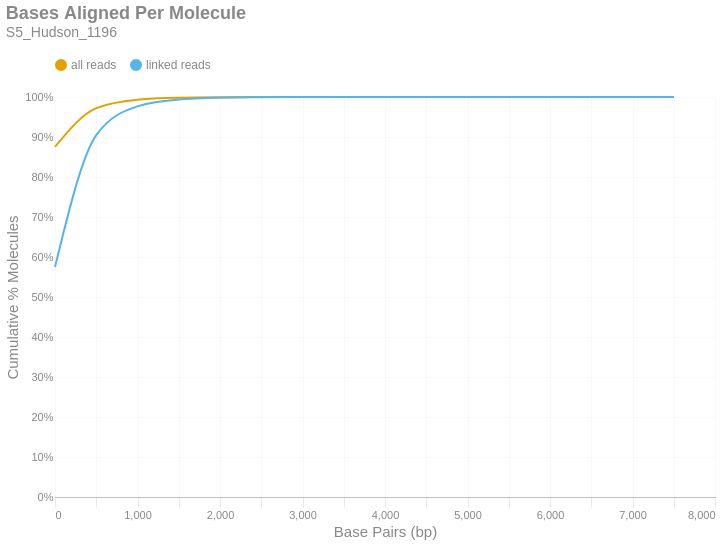

The notebook cell saved with this chart:
### Markdown cell above
### Bases Aligned Per Molecule
This is a cumulative frequency distribution showing the number of base pairs aligned per unique molecule. These data are shown in 500 bp bins. There are two distributions: one with `all reads` (yellow) and another with only `linked reads` (blue). The percent of molecules in the `linked reads` distribution is relative to the total number of linked molecules.

### Code cell
if SKIPLR:
    print_html(f"Skipped")
else:
    binned_df = consolidated_hist(valids['aligned_bp'], mask, 500, True)
    with SafeRender(binned_df):
        (
            density_plot(binned_df, 'Bases Aligned Per Molecule', samplename, 'basesper')
            .encode(
                x=alt.X('bin:Q', title="Base Pairs (bp)").axis(tickMinStep=500).scale(padding=0),
                y=alt.Y('value:Q', title='Cumulative % Molecules')
                    .axis(format='%')
                    .scale(domain = [0,1])
                    .stack(False),
                color=alt.Color("key:N").scale(domain = ["all reads", "linked reads"]),
                tooltip = [
                    alt.Tooltip("key:N", title = "Data Type"),
                    alt.Tooltip("range_label:N", title="Bases Aligned Per Molecule"),
                    alt.Tooltip("value:Q", format = ".2%", title="% Molecules (Cum.)")
                ]
            )
        ).display()

### Figure 1 — Vega-Lite specification as saved in the notebook (floating-point values rounded to 4 significant figures)
{"width": "container", "height": 400, "config": {"title": {"anchor": "start", "dy": -15, "fontSize": 18, "color": "#888888", "subtitleColor": "#888888", "subtitleFontSize": 14}, "arc": {"fill": "#0072B2"}, "axis": {"domainColor": "#888888", "domainWidth": 0.5, "gridWidth": 0.2, "grid": false, "titleFontWeight": 400, "titleFontSize": 15, "labelFontSize": 11, "labelColor": "#888888", "tickColor": "#888888", "tickWidth": 0.2, "titleColor": "#888888"}, "axisBand": {"grid": false}, "axisX": {"grid": true, "tickSize": 10, "domainCap": "round"}, "axisY": {"domain": false, "grid": true, "tickSize": 0, "domainCap": "round"}, "background": "transparent", "header": {"labelFontSize": 15, "labelColor": "#888888", "titleFontSize": 15, "titleFontWeight": 600, "titleColor": "#888888"}, "legend": {"labelFont": "sans-serif", "labelFontSize": 12, "labelColor": "#888888", "symbolSize": 100, "symbolType": "circle", "titleFontSize": 12, "titlePadding": 10, "titleColor": "#888888", "title": null, "orient": "top"}, "range": {"category": ["#E69F00", "#56B4E9", "#009E73", "#F0E442", "#0072B2", "#D55E00", "#CC79A7", "#000000"], "diverging": ["#cfe8f3", "#a2d4ec", "#73bfe2", "#46abdb", "#1696d2", "#12719e"]}, "area": {"fill": "#0072B2", "fillOpacity": 0.7, "line": true, "strokeOpacity": 0.7}, "line": {"color": "#0072B2", "stroke": "#0072B2", "strokeWidth": 2}, "trail": {"color": "#0072B2", "stroke": "#0072B2", "strokeWidth": 0, "size": 1}, "point": {"filled": true, "fillOpacity": 1.0, "size": 95}, "text": {"color": "#888888", "fontSize": 11, "align": "right", "fontWeight": 400, "size": 11}, "bar": {"fill": "#0072B2", "stroke": null}, "view": {"stroke": null, "continuousWidth": 660, "continuousHeight": 400}}, "data": {"name": "data-9e1f1ee9bdda74f93d67b780074d97bf"}, "mark": {"type": "line", "interpolate": "monotone", "point": {"opacity": 0, "size": 275}}, "encoding": {"color": {"field": "key", "scale": {"domain": ["all reads", "linked reads"]}, "type": "nominal"}, "tooltip": [{"field": "key", "title": "Data Type", "type": "nominal"}, {"field": "range_label", "title": "Bases Aligned Per Molecule", "type": "nominal"}, {"field": "value", "format": ".2%", "title": "% Molecules (Cum.)", "type": "quantitative"}], "x": {"axis": {"tickMinStep": 500}, "field": "bin", "scale": {"padding": 0}, "title": "Base Pairs (bp)", "type": "quantitative"}, "y": {"axis": {"format": "%"}, "field": "value", "scale": {"domain": [0, 1]}, "stack": false, "title": "Cumulative % Molecules", "type": "quantitative"}}, "params": [{"name": "param_c36ac31b6afebe62", "select": {"type": "point", "fields": ["key"]}, "bind": "legend"}], "title": {"text": "Bases Aligned Per Molecule", "subtitle": "S5_Hudson_1196"}, "transform": [{"fold": ["all reads (cumsum)", "linked reads (cumsum)"]}, {"calculate": "replace(datum.key, ' (cumsum)', '')", "as": "key"}, {"filter": {"param": "param_c36ac31b6afebe62"}}], "usermeta": {"embedOptions": {"downloadFileName": "S5_Hudson_1196.basesper"}}, "$schema": "https://vega.github.io/schema/vega-lite/v6.1.0.json", "datasets": {"data-9e1f1ee9bdda74f93d67b780074d97bf": [{"bin": "0.0", "interval": "0.0-500.0", "all reads": 0.8755, "linked reads": 0.5748, "all reads (cumsum)": 0.8755, "linked reads (cumsum)": 0.5748, "range_label": "0-499"}, {"bin": "500.0", "interval": "500.0-1000.0", "all reads": 0.09668, "linked reads": 0.3298, "all reads (cumsum)": 0.9722, "linked reads (cumsum)": 0.9047, "range_label": "500-999"}, {"bin": "1000.0", "interval": "1000.0-1500.0", "all reads": 0.02095, "linked reads": 0.07188, "all reads (cumsum)": 0.9932, "linked reads (cumsum)": 0.9766, "range_label": "1000-1499"}, {"bin": "1500.0", "interval": "1500.0-2000.0", "all reads": 0.004948, "linked reads": 0.01698, "all reads (cumsum)": 0.9981, "linked reads (cumsum)": 0.9936, "range_label": "1500-1999"}, {"bin": "2000.0", "interval": "2000.0-2500.0", "all reads": 0.001336, "linked reads": 0.004587, "all reads (cumsum)": 0.9995, "linked reads (cumsum)": 0.9981, "range_label": "2000-2499"}, {"bin": "2500.0", "interval": "2500.0-3000.0", "all reads": 0.0003497, "linked reads": 0.0012, "all reads (cumsum)": 0.9998, "linked reads (cumsum)": 0.9993, "range_label": "2500-2999"}, {"bin": "3000.0", "interval": "3000.0-3500.0", "all reads": 0.0001203, "linked reads": 0.0004129, "all reads (cumsum)": 0.9999, "linked reads (cumsum)": 0.9998, "range_label": "3000-3499"}, {"bin": "3500.0", "interval": "3500.0-4000.0", "all reads": 4.334e-05, "linked reads": 0.0001488, "all reads (cumsum)": 1.0, "linked reads (cumsum)": 0.9999, "range_label": "3500-3999"}, {"bin": "4000.0", "interval": "4000.0-4500.0", "all reads": 1.588e-05, "linked reads": 5.453e-05, "all reads (cumsum)": 1.0, "linked reads (cumsum)": 1.0, "range_label": "4000-4499"}, {"bin": "4500.0", "interval": "4500.0-5000.0", "all reads": 6.58e-06, "linked reads": 2.259e-05, "all reads (cumsum)": 1.0, "linked reads (cumsum)": 1.0, "range_label": "4500-4999"}, {"bin": "5000.0", "interval": "5000.0-5500.0", "all reads": 2.723e-06, "linked reads": 9.348e-06, "all reads (cumsum)": 1.0, "linked reads (cumsum)": 1.0, "range_label": "5000-5499"}, {"bin": "5500.0", "interval": "5500.0-6000.0", "all reads": 1.588e-06, "linked reads": 5.453e-06, "all reads (cumsum)": 1.0, "linked reads (cumsum)": 1.0, "range_label": "5500-5999"}, {"bin": "6000.0", "interval": "6000.0-6500.0", "all reads": 6.807e-07, "linked reads": 2.337e-06, "all reads (cumsum)": 1.0, "linked reads (cumsum)": 1.0, "range_label": "6000-6499"}, {"bin": "6500.0", "interval": "6500.0-7000.0", "all reads": 2.269e-07, "linked reads": 7.79e-07, "all reads (cumsum)": 1.0, "linked reads (cumsum)": 1.0, "range_label": "6500-6999"}, {"bin": "7000.0", "interval": "7000.0-7500.0", "all reads": 4.538e-07, "linked reads": 1.558e-06, "all reads (cumsum)": 1.0, "linked reads (cumsum)": 1.0, "range_label": "7000-7499"}, {"bin": "7500.0", "interval": "7500.0-8000.0", "all reads": 4.538e-07, "linked reads": 1.558e-06, "all reads (cumsum)": 1.0, "linked reads (cumsum)": 1.0, "range_label": "7500-7999"}]}}
